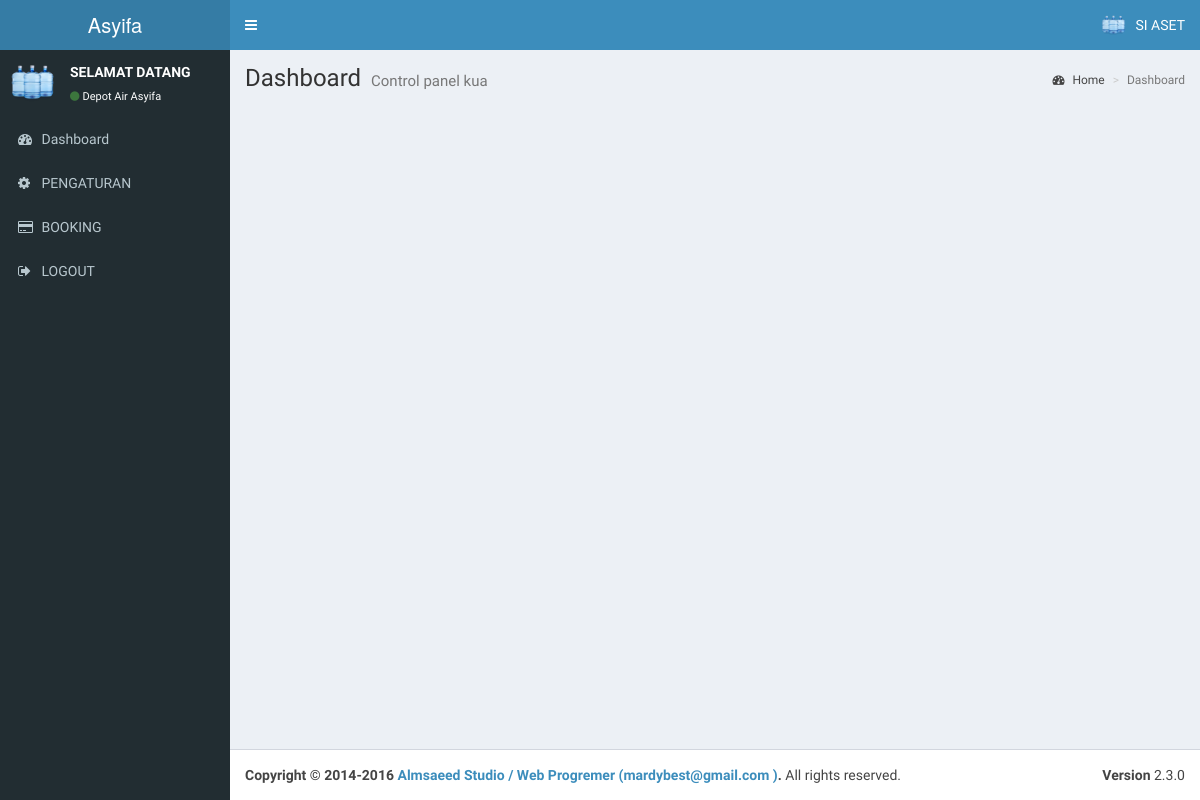
The page /admin/index.php (signed in) on the database its author committed.
### tables this page shows
CREATE TABLE `profil` (
  `id_profil` int(20) NOT NULL,
  `nama_app` varchar(100) NOT NULL,
  `tahun` varchar(250) NOT NULL,
  `nama` varchar(250) NOT NULL,
  `alias` varchar(350) NOT NULL,
  `alamat` text NOT NULL,
  `isi` text NOT NULL,
  `gambar` varchar(100) NOT NULL,
  `akabest` varchar(250) NOT NULL,
  `peta` text NOT NULL
);

### koneksi.php (called while the page is built, shortened)
<?php
$server = "localhost";
$username = "root";
$password = "";
$database = "db_depoair";
$koneksi = mysqli_connect($server,$username,$password) or die("Koneksi gagal");
mysqli_select_db($koneksi,$database) or die("Database tidak bisa dibuka");
$kontak_kami=mysqli_query($koneksi,"SELECT * FROM profil WHERE id_profil ='1'");
$k_k=mysqli_fetch_array($kontak_kami);
?>

### admin/index.php (the view, shortened to what this page needs)
  <?php
  include '../koneksi.php';
  ?>
<!DOCTYPE html>
<html>
  <head>
  <link rel="stylesheet" href="../sys/bootstrap/bootstrap/css/bootstrap.min.css">
      <link rel="stylesheet" href="../sys/bootstrap/font/css/font-awesome.min.css">
  <link rel="stylesheet" href="../sys/bootstrap/plugins/datatables/dataTables.bootstrap.css">
    <link rel="stylesheet" href="../sys/bootstrap/plugins/select2/select2.min.css">
    <link rel="stylesheet" href="../sys/bootstrap/dist/css/AdminLTE.min.css">
    <link rel="stylesheet" href="../sys/bootstrap/dist/css/skins/_all-skins.min.css">
  </head>
  <body class="hold-transition skin-blue sidebar-mini">
    <div class="wrapper">
      <header class="main-header">
        <a href="index.php" class="logo">
          <span class="logo-lg"><?php echo"$k_k[nama_app]";?></span>
        </a>
        <nav class="navbar navbar-static-top" role="navigation">
          <a href="#" class="sidebar-toggle" data-toggle="offcanvas" role="button">
          </a>
          <div class="navbar-custom-menu">
            <ul class="nav navbar-nav">
              <li class="dropdown user user-menu">
                <a href="#" class="dropdown-toggle" data-toggle="dropdown">
                  <img src="../foto/logo.png" class="user-image" alt="User Image">
                  <span class="hidden-xs">SI ASET </span>
                </a>
              </li>
            </ul>
          </div>
        </nav>
      </header>
      <aside class="main-sidebar">
        <section class="sidebar">
          <div class="user-panel">
            <div class="pull-left image">
              <img src="../foto/logo.png" class="img-circle" alt="User Image">
            </div>
            <div class="pull-left info">
              <p>SELAMAT DATANG</p>
              <a href="index.aspx"><i class="fa fa-circle text-success"></i><?php echo"$k_k[nama]";?></a>
            </div>
          </div>
      <?php include "menu.php"?>
        </section>
      </aside>
      <div class="content-wrapper">
        <section class="content-header">
          <h1>
            Dashboard
            <small>Control panel kua</small>
          </h1>
          <ol class="breadcrumb">
            <li><a href="index.aspx"><i class="fa fa-dashboard"></i> Home</a></li>
            <li class="active">Dashboard</li>
          </ol>
        </section>
        <section class="content">
		  </div>
      <footer class="main-footer">
        <div class="pull-right hidden-xs">
          <b>Version</b> 2.3.0
        </div>
        <strong>Copyright &copy; 2014-2016 <a href="#">Almsaeed Studio / Web Progremer (<?php echo"$k_k[akabest]";?> )</a>.</strong>  All rights reserved.
      </footer>
    </div>
  </body>
</html>

### rows shown on the page
profil: nama_app "Asyifa", nama "Depot Air Asyifa", akabest "mardybest@gmail.com"
